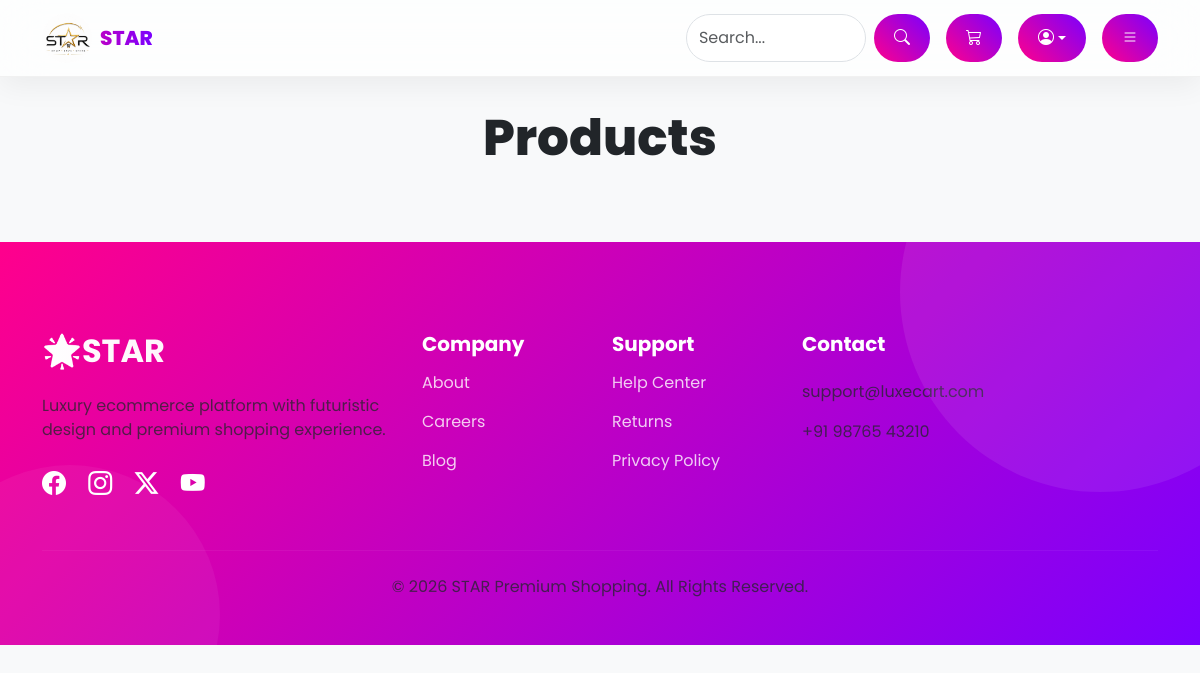
The page /products.php?category_id=2 on the database as committed earlier.
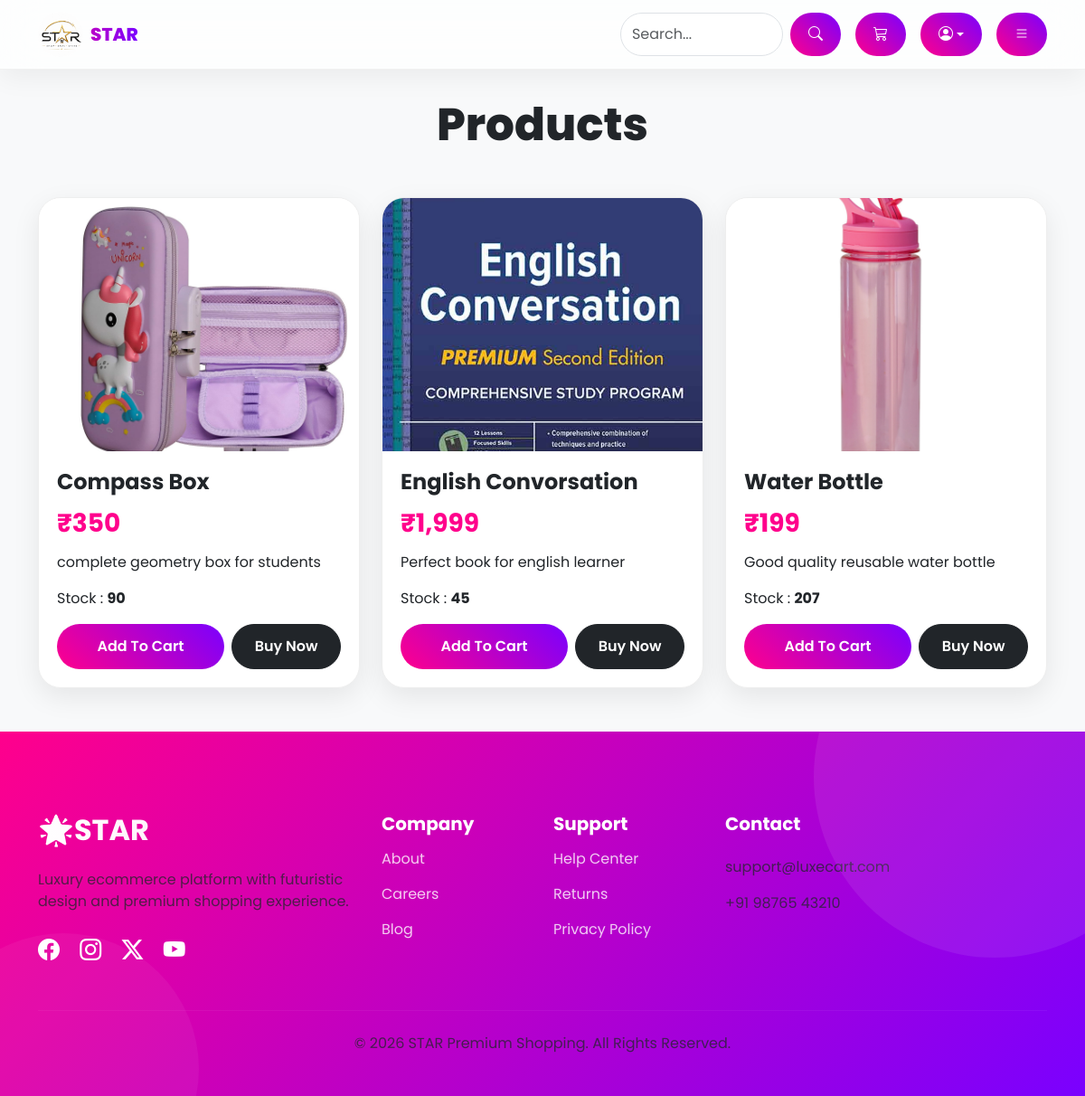
The same page on the database as committed later.
### tables this page shows
CREATE TABLE `products` (
  `p_id` int(11) NOT NULL,
  `category_id` int(11) DEFAULT NULL,
  `name` varchar(255) NOT NULL,
  `price` decimal(10,2) NOT NULL,
  `description` text DEFAULT NULL,
  `image` varchar(255) DEFAULT NULL,
  `stock` int(11) DEFAULT 0,
  `created_at` timestamp NOT NULL DEFAULT current_timestamp()
);

### products.php (the view, shortened to what this page needs)
<?php include("header.php"); ?>
<?php
include("config.php");
if(isset($_GET['category_id']))
{
    $category_id = $_GET['category_id'];
    $product_query = mysqli_query($conn,"
    SELECT * FROM products
    WHERE category_id='$category_id'
    ");
}
else
{
    header("Location:index.php");
    exit();
}
?>
<!DOCTYPE html>
<html lang="en">
<head>
<link href="https://cdn.jsdelivr.net/npm/bootstrap@5.3.3/dist/css/bootstrap.min.css" rel="stylesheet">
</head>
<body>
<div class="container py-5">
<h1 class="page-title"> <br>Products</h1>
<div class="row g-4">
<?php while($row = mysqli_fetch_assoc($product_query)) { ?>
<div class="col-lg-4 col-md-6">
<div class="product-card">
<img src="<?php echo $row['image']; ?>" alt="">
<div class="product-info">
<h4><?php echo $row['name']; ?></h4>
<p class="price">
₹<?php echo number_format($row['price']); ?>
</p>
<p>
<?php echo $row['description']; ?>
</p>
<p>
Stock :
<b><?php echo $row['stock']; ?></b>
</p>
<div class="d-flex gap-2">
<a href="cart.php?id=<?php echo $row['p_id']; ?>"
class="btn-main flex-fill">
Add To Cart
</a>
<a href="checkout.php?p_id=<?php echo $row['p_id']; ?>"
class="btn btn-dark flex-fill rounded-pill">
Buy Now
</a>
</div>
</div>
</div>
</div>
<?php } ?>
</div>
</div>
</body>
</html>
<?php include("footer.php"); ?>

### header.php (shortened to what this page needs)
<!DOCTYPE html>
<html lang="en">
<head>
<link href="https://cdn.jsdelivr.net/npm/bootstrap@5.3.3/dist/css/bootstrap.min.css" rel="stylesheet">
<link rel="stylesheet" href="https://cdn.jsdelivr.net/npm/bootstrap-icons@1.11.3/font/bootstrap-icons.min.css">
<link rel="stylesheet" href="https://unpkg.com/aos@2.3.4/dist/aos.css"/>
<link rel="stylesheet" href="https://cdn.jsdelivr.net/npm/swiper@11/swiper-bundle.min.css"/>
<link rel="stylesheet" href="style.css">
</head>
<body>
<nav class="navbar navbar-expand-lg fixed-top">
    <div class="container">
        <a class="navbar-brand d-flex align-items-center" href="index.php">
            <img src="images/star.jpeg" width="50" height="50"
                 class="rounded-circle me-2">
            <span>STAR</span>
        </a>
        <div class="ms-auto d-flex align-items-center gap-3">
            <form action="search.php" method="GET" class="d-flex">
                <input type="text"
                       name="search"
                       class="form-control rounded-pill"
                       placeholder="Search..."
                       style="width:180px;">
                <button type="submit" class="btn-main ms-2">
                    <i class="bi bi-search"></i>
                </button>
            </form>
            <a href="view_cart.php"
               class="btn-main text-decoration-none">
                <i class="bi bi-cart3"></i>
            </a>
<div class="dropdown">
    <a href="#" class="btn-main text-decoration-none dropdown-toggle"
       data-bs-toggle="dropdown">
        <i class="bi bi-person-circle profile-icon"></i>
    </a>
</div>
            <button class="btn-main"
                    type="button"
                    data-bs-toggle="offcanvas"
                    data-bs-target="#menuCanvas">
                <i class="bi bi-list"></i>
            </button>
        </div>
    </div>
</nav>

### footer.php (shortened to what this page needs)
<footer>
<div class="container">
<div class="row">
<div class="col-lg-4">
<h2 class="gradient-text">
🌟STAR
</h2>
<p class="mt-4 text-muted">
Luxury ecommerce platform with futuristic design and premium shopping experience.
</p>
<div class="social mt-4">
<i class="bi bi-facebook"></i>
<i class="bi bi-instagram"></i>
<i class="bi bi-twitter-x"></i>
<i class="bi bi-youtube"></i>
</div>
</div>
<div class="col-lg-2">
<h5>
Company
</h5>
<div class="footer-links">
<a href="#">
About
</a>
<a href="#">
Careers
</a>
<a href="#">
Blog
</a>
</div>
</div>
<div class="col-lg-2">
<h5>
Support
</h5>
<div class="footer-links">
<a href="#">
Help Center
</a>
<a href="#">
Returns
</a>
<a href="#">
Privacy Policy
</a>
</div>
</div>
<div class="col-lg-4">
<h5>
Contact
</h5>
<p class="mt-4 text-muted">
support@luxecart.com
</p>
<p class="text-muted">
+91 98765 43210
</p>
</div>
</div>
<hr class="mt-5">
<p class="text-center text-muted mt-4">
© 2026 STAR Premium Shopping. All Rights Reserved.
</p>
</div>
</footer>
</body>
</html>

### style.css (style rules this page uses)
* { margin: 0; padding: 0; box-sizing: border-box; font-family: 'Poppins', sans-serif; scroll-behavior: smooth; }
body { background: #ffffff; color: #111; overflow-x: hidden; }
.navbar { background: rgba(255, 255, 255, 0.75); backdrop-filter: blur(20px); padding: 18px 0; border-bottom: 1px solid rgba(0, 0, 0, 0.05); box-shadow: 0 8px 30px rgba(0, 0, 0, 0.06); }
.navbar-brand { font-size: 34px; font-weight: 800; background: linear-gradient(to right, #ff008c, #7a00ff); -webkit-background-clip: text; -webkit-text-fill-color: transparent; }
.btn-main { background: linear-gradient(45deg, #ff008c, #7a00ff); border: none; padding: 14px 35px; border-radius: 50px; color: white; font-weight: 600; transition: 0.4s; }
.gradient-text { background: linear-gradient(to right, #ff008c, #7a00ff); -webkit-background-clip: text; -webkit-text-fill-color: transparent; }
.product-card { position: relative; }
.product-card { background: #fff; border-radius: 30px; overflow: hidden; transition: 0.4s; position: relative; border: 1px solid #eee; box-shadow: 0 10px 30px rgba(0, 0, 0, 0.05); }
.product-card img { width: 100%; height: 350px; object-fit: cover; }
.product-info { padding: 25px; }
.price { color: #ff008c; font-size: 28px; font-weight: 700; }
.product-info .d-flex { margin-top: 15px; }
.product-info .btn { padding: 12px 0; font-weight: 600; }
.btn-main { display: flex; justify-content: center; align-items: center; }
footer { padding: 90px 0 30px; background: linear-gradient(135deg, #ff008c, #7a00ff); color: white; position: relative; overflow: hidden; }
footer::before { content: ''; position: absolute; width: 400px; height: 400px; background: rgba(255, 255, 255, 0.08); border-radius: 50%; top: -150px; right: -100px; }
footer::after { content: ''; position: absolute; width: 300px; height: 300px; background: rgba(255, 255, 255, 0.05); border-radius: 50%; bottom: -120px; left: -80px; }
footer h2, footer h5 { color: white; font-weight: 700; }
.footer-links a { display: block; color: rgba(255, 255, 255, 0.8); text-decoration: none; margin-top: 15px; transition: 0.3s; }
footer p { color: rgba(255, 255, 255, 0.8) !important; }
.social i { font-size: 24px; margin-right: 18px; cursor: pointer; transition: 0.3s; color: white; }
footer hr { border-color: rgba(255, 255, 255, 0.2); }
footer .gradient-text { background: linear-gradient(to right, #ffffff, #ffe0f5); -webkit-background-clip: text; -webkit-text-fill-color: transparent; }
.navbar-brand img { border-radius: 50%; object-fit: cover; }

### products.php (style rules this page uses)
body { background:#f8f9fa; font-family:Poppins,sans-serif; }
.page-title { text-align:center; font-size:50px; font-weight:800; margin-bottom:50px; }
.product-card { background:#fff; border-radius:25px; overflow:hidden; height:100%; transition:.4s; box-shadow:0 10px 30px rgba(0,0,0,.08); }
.product-card img { width:100%; height:280px; object-fit:cover; }
.product-info { padding:20px; }
.product-info h4 { font-size:24px; font-weight:700; }
.price { color:#ff008c; font-size:28px; font-weight:700; margin:10px 0; }
.btn-main { background:linear-gradient(45deg,#ff008c,#7a00ff); border:none; color:#fff; padding:12px 20px; border-radius:50px; text-decoration:none; text-align:center; }

Rows that differ between the two databases and show on the page:
added products: image (picture), name "Compass Box", price "350", description "complete geometry box for students", stock "90"
added products: image (picture), name "English Convorsation", price "1,999", description "Perfect book for english learner", stock "45"
added products: image (picture), name "Water Bottle", price "199", description "Good quality reusable water bottle", stock "207"
